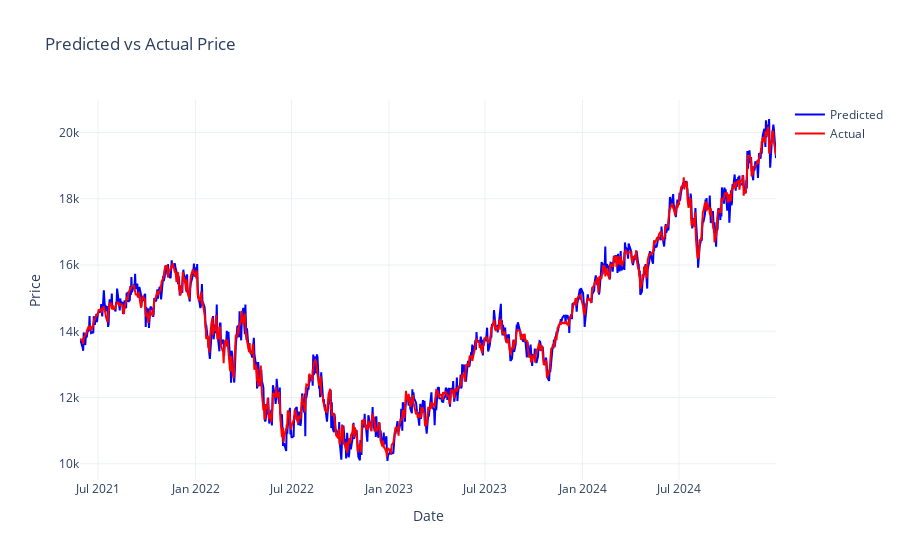

Write notebook code for a chart like this one.
### Code cell
fig = go.Figure()
fig.add_trace(go.Scatter(
    x=merged_df.index,
    y=merged_df["predicted"],
    mode='lines',
    name='Predicted',
    line=dict(color='blue')
))
fig.add_trace(go.Scatter(
    x=merged_df.index,
    y=merged_df["price"],
    mode='lines',
    name='Actual',
    line=dict(color='red')
))
fig.update_layout(
    title=f"Predicted vs Actual Price",
    xaxis_title="Date",
    yaxis_title="Price",
    template="plotly_white"
)

### Figure 1 — Plotly figure (JSON) as saved in the notebook; plotly's stock layout.template omitted (floating-point values rounded to 4 significant figures; data arrays with more than 128 entries replaced by an {"elided": "..."} marker saying what was removed)
{"data": [{"line": {"color": "blue"}, "mode": "lines", "name": "Predicted", "type": "scatter", "x": {"elided": "904 str values"}, "y": {"elided": "904 float values"}}, {"line": {"color": "red"}, "mode": "lines", "name": "Actual", "type": "scatter", "x": {"elided": "904 str values"}, "y": {"elided": "904 float values"}}], "layout": {"title": {"text": "Predicted vs Actual Price"}, "xaxis": {"title": {"text": "Date"}}, "yaxis": {"title": {"text": "Price"}}}}
